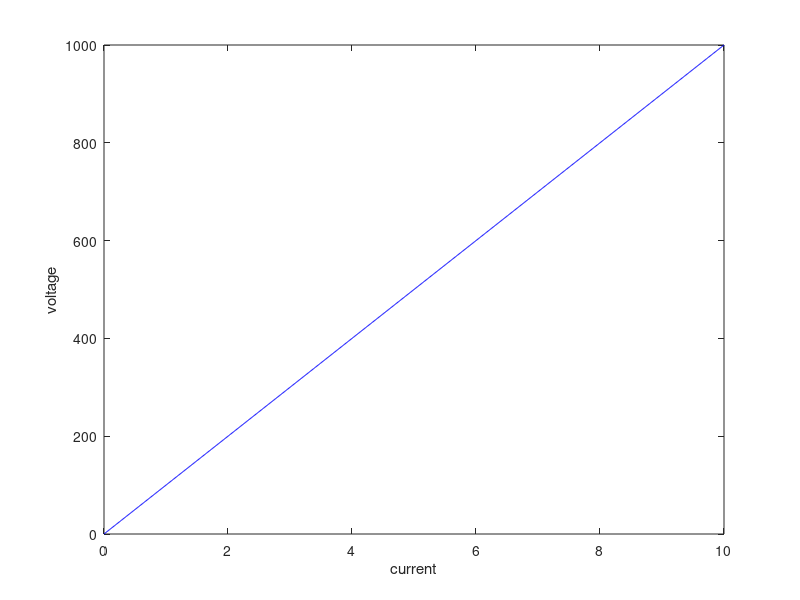

The MATLAB script that drew this image:
% plot relation between voltage and current
r=100;
i=0:0.01:10;
v=zeros(1,size(i,2));

for j=1:size(i,2)
    v(j)=i(j)*r;
end
plot(i,v,'b');
xlabel('current');
ylabel('voltage');